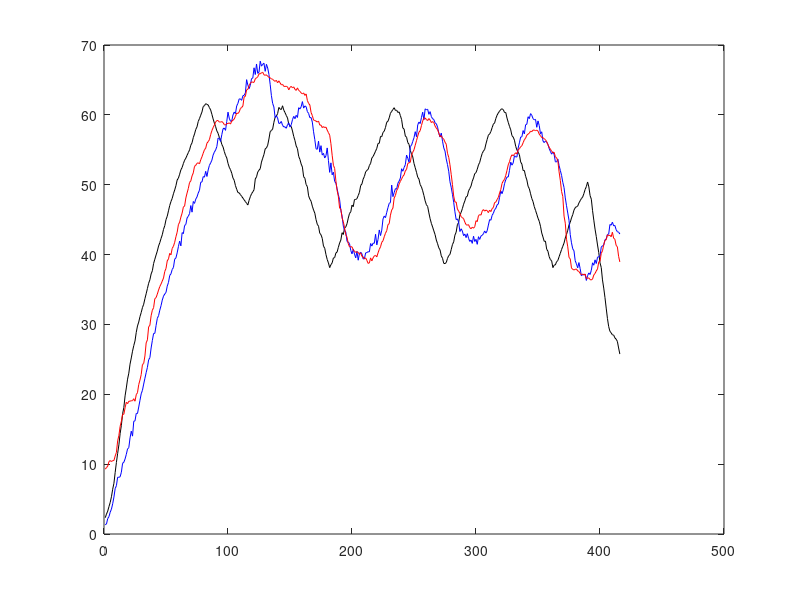

Source code (MATLAB):
load cdata16.mat
lead = cdata(:,6);
mid = cdata(:,9);
last = cdata(:,12);
        
[m, n] = size(mid);
        
x = 1 : 1 : m;
figure();
plot(x, lead, 'k');
hold on;
plot(x, mid, 'b');
hold on;
plot(x, last, 'r');